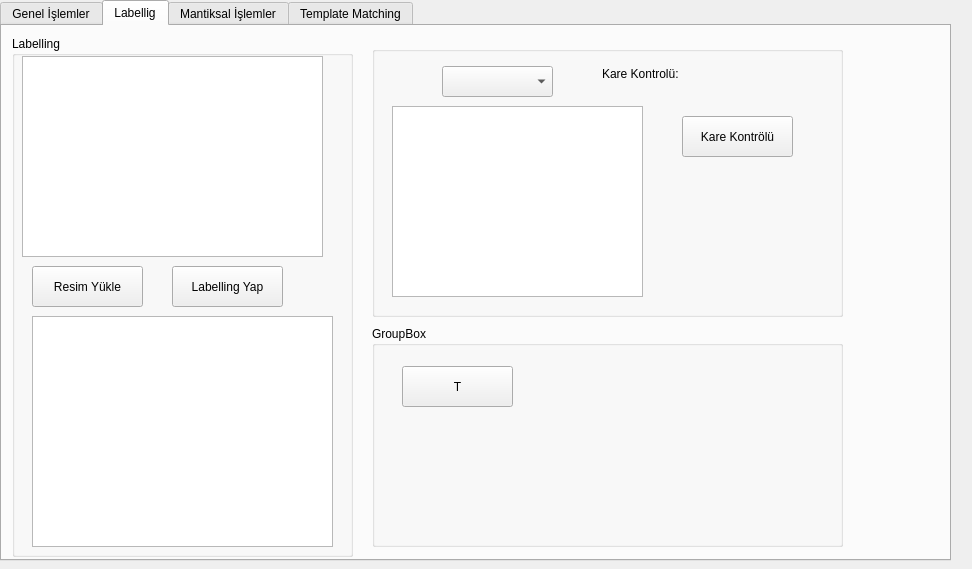
<?xml version="1.0" encoding="UTF-8"?>
<ui version="4.0">
 <class>Form</class>
 <widget class="QWidget" name="Form">
  <property name="geometry">
   <rect>
    <x>0</x>
    <y>0</y>
    <width>972</width>
    <height>569</height>
   </rect>
  </property>
  <property name="windowTitle">
   <string>Form</string>
  </property>
  <widget class="QTabWidget" name="tabWidget">
   <property name="geometry">
    <rect>
     <x>0</x>
     <y>0</y>
     <width>951</width>
     <height>561</height>
    </rect>
   </property>
   <property name="currentIndex">
    <number>1</number>
   </property>
   <widget class="QWidget" name="tab">
    <attribute name="title">
     <string>Genel İşlemler</string>
    </attribute>
    <widget class="QGraphicsView" name="resim_goster1">
     <property name="geometry">
      <rect>
       <x>10</x>
       <y>10</y>
       <width>301</width>
       <height>261</height>
      </rect>
     </property>
    </widget>
    <widget class="QGroupBox" name="groupBox">
     <property name="geometry">
      <rect>
       <x>320</x>
       <y>40</y>
       <width>271</width>
       <height>181</height>
      </rect>
     </property>
     <property name="title">
      <string>Temel İşlemler</string>
     </property>
     <widget class="QPushButton" name="btn_gray">
      <property name="geometry">
       <rect>
        <x>20</x>
        <y>20</y>
        <width>121</width>
        <height>31</height>
       </rect>
      </property>
      <property name="text">
       <string>Gray Resme Dönüştür</string>
      </property>
     </widget>
     <widget class="QPushButton" name="btn_binary">
      <property name="geometry">
       <rect>
        <x>20</x>
        <y>50</y>
        <width>121</width>
        <height>31</height>
       </rect>
      </property>
      <property name="text">
       <string>Binary Resme Dönüştür</string>
      </property>
     </widget>
     <widget class="QComboBox" name="combo_rotate">
      <property name="geometry">
       <rect>
        <x>140</x>
        <y>50</y>
        <width>121</width>
        <height>31</height>
       </rect>
      </property>
      <item>
       <property name="text">
        <string>30</string>
       </property>
      </item>
      <item>
       <property name="text">
        <string>45</string>
       </property>
      </item>
      <item>
       <property name="text">
        <string>60</string>
       </property>
      </item>
      <item>
       <property name="text">
        <string>90</string>
       </property>
      </item>
      <item>
       <property name="text">
        <string>180</string>
       </property>
      </item>
      <item>
       <property name="text">
        <string>270</string>
       </property>
      </item>
     </widget>
     <widget class="QLineEdit" name="txt_en">
      <property name="geometry">
       <rect>
        <x>40</x>
        <y>90</y>
        <width>91</width>
        <height>20</height>
       </rect>
      </property>
     </widget>
     <widget class="QLineEdit" name="txt_boy">
      <property name="geometry">
       <rect>
        <x>140</x>
        <y>90</y>
        <width>91</width>
        <height>20</height>
       </rect>
      </property>
     </widget>
     <widget class="QPushButton" name="btn_resize">
      <property name="geometry">
       <rect>
        <x>100</x>
        <y>120</y>
        <width>75</width>
        <height>23</height>
       </rect>
      </property>
      <property name="text">
       <string>Resize Et</string>
      </property>
     </widget>
     <widget class="QLabel" name="lbl_resize">
      <property name="geometry">
       <rect>
        <x>20</x>
        <y>160</y>
        <width>191</width>
        <height>16</height>
       </rect>
      </property>
      <property name="text">
       <string>Resize İşlemi Başarısı:</string>
      </property>
     </widget>
     <widget class="QPushButton" name="btn_piksel">
      <property name="geometry">
       <rect>
        <x>140</x>
        <y>20</y>
        <width>121</width>
        <height>31</height>
       </rect>
      </property>
      <property name="text">
       <string>Pikselleri Göster</string>
      </property>
     </widget>
    </widget>
    <widget class="QGroupBox" name="groupBox_2">
     <property name="geometry">
      <rect>
       <x>320</x>
       <y>220</y>
       <width>271</width>
       <height>61</height>
      </rect>
     </property>
     <property name="title">
      <string>Filtreleme İşlemleri</string>
     </property>
     <widget class="QComboBox" name="combo_filter">
      <property name="geometry">
       <rect>
        <x>30</x>
        <y>20</y>
        <width>171</width>
        <height>22</height>
       </rect>
      </property>
      <item>
       <property name="text">
        <string>Canny</string>
       </property>
      </item>
      <item>
       <property name="text">
        <string>Sobel</string>
       </property>
      </item>
      <item>
       <property name="text">
        <string>Prewit</string>
       </property>
      </item>
     </widget>
    </widget>
    <widget class="QGraphicsView" name="resim_goster2">
     <property name="geometry">
      <rect>
       <x>610</x>
       <y>10</y>
       <width>301</width>
       <height>261</height>
      </rect>
     </property>
    </widget>
    <widget class="QPushButton" name="btn_ryukle">
     <property name="geometry">
      <rect>
       <x>360</x>
       <y>0</y>
       <width>201</width>
       <height>31</height>
      </rect>
     </property>
     <property name="text">
      <string>Resim Yükle</string>
     </property>
    </widget>
    <widget class="QGroupBox" name="groupBox_3">
     <property name="geometry">
      <rect>
       <x>10</x>
       <y>280</y>
       <width>471</width>
       <height>251</height>
      </rect>
     </property>
     <property name="title">
      <string>Histogram İşlemleri</string>
     </property>
     <widget class="QPushButton" name="btn_hist_goster">
      <property name="geometry">
       <rect>
        <x>20</x>
        <y>30</y>
        <width>141</width>
        <height>31</height>
       </rect>
      </property>
      <property name="text">
       <string>Histogram Grafiğini Göster</string>
      </property>
     </widget>
     <widget class="QPushButton" name="btn_hist_esitle">
      <property name="geometry">
       <rect>
        <x>20</x>
        <y>70</y>
        <width>141</width>
        <height>31</height>
       </rect>
      </property>
      <property name="text">
       <string>Histogram Eşitle</string>
      </property>
     </widget>
     <widget class="QGraphicsView" name="resim_goster3">
      <property name="geometry">
       <rect>
        <x>180</x>
        <y>10</y>
        <width>281</width>
        <height>231</height>
       </rect>
      </property>
     </widget>
     <widget class="QLabel" name="label">
      <property name="geometry">
       <rect>
        <x>20</x>
        <y>110</y>
        <width>91</width>
        <height>41</height>
       </rect>
      </property>
      <property name="text">
       <string>Benzerlik Oranı:</string>
      </property>
     </widget>
     <widget class="QLabel" name="label_2">
      <property name="geometry">
       <rect>
        <x>100</x>
        <y>120</y>
        <width>61</width>
        <height>21</height>
       </rect>
      </property>
      <property name="text">
       <string/>
      </property>
     </widget>
     <widget class="QPushButton" name="btn_hist_benzerlik">
      <property name="geometry">
       <rect>
        <x>20</x>
        <y>160</y>
        <width>131</width>
        <height>23</height>
       </rect>
      </property>
      <property name="text">
       <string>Histogram Benzerliği</string>
      </property>
     </widget>
    </widget>
    <widget class="QGroupBox" name="groupBox_4">
     <property name="geometry">
      <rect>
       <x>490</x>
       <y>290</y>
       <width>261</width>
       <height>231</height>
      </rect>
     </property>
     <property name="title">
      <string>Gürültü Oluştur</string>
     </property>
     <widget class="QLabel" name="lbl_mse">
      <property name="geometry">
       <rect>
        <x>10</x>
        <y>20</y>
        <width>121</width>
        <height>21</height>
       </rect>
      </property>
      <property name="text">
       <string>mse benzerlik oranı:</string>
      </property>
     </widget>
     <widget class="QLabel" name="lbl_psnr">
      <property name="geometry">
       <rect>
        <x>10</x>
        <y>120</y>
        <width>121</width>
        <height>16</height>
       </rect>
      </property>
      <property name="text">
       <string>psnr benzerlik oranı:</string>
      </property>
     </widget>
     <widget class="QLabel" name="lbl_ssim">
      <property name="geometry">
       <rect>
        <x>10</x>
        <y>70</y>
        <width>121</width>
        <height>16</height>
       </rect>
      </property>
      <property name="text">
       <string>ssim benzerlik oranı:</string>
      </property>
     </widget>
     <widget class="QPushButton" name="btn_benzerlik">
      <property name="geometry">
       <rect>
        <x>10</x>
        <y>190</y>
        <width>131</width>
        <height>23</height>
       </rect>
      </property>
      <property name="text">
       <string>Benzerlik Hesapla</string>
      </property>
     </widget>
     <widget class="QLabel" name="lbl1">
      <property name="geometry">
       <rect>
        <x>40</x>
        <y>40</y>
        <width>46</width>
        <height>13</height>
       </rect>
      </property>
      <property name="text">
       <string>TextLabel</string>
      </property>
     </widget>
     <widget class="QLabel" name="lbl2">
      <property name="geometry">
       <rect>
        <x>40</x>
        <y>90</y>
        <width>46</width>
        <height>13</height>
       </rect>
      </property>
      <property name="text">
       <string>TextLabel</string>
      </property>
     </widget>
     <widget class="QLabel" name="lbl3">
      <property name="geometry">
       <rect>
        <x>40</x>
        <y>150</y>
        <width>46</width>
        <height>13</height>
       </rect>
      </property>
      <property name="text">
       <string>TextLabel</string>
      </property>
     </widget>
     <widget class="QPushButton" name="btn_gurultu">
      <property name="geometry">
       <rect>
        <x>120</x>
        <y>100</y>
        <width>91</width>
        <height>41</height>
       </rect>
      </property>
      <property name="text">
       <string>Gürültü Yükle</string>
      </property>
     </widget>
     <widget class="QSlider" name="verticalSlider">
      <property name="geometry">
       <rect>
        <x>220</x>
        <y>20</y>
        <width>22</width>
        <height>160</height>
       </rect>
      </property>
      <property name="minimum">
       <number>0</number>
      </property>
      <property name="maximum">
       <number>60</number>
      </property>
      <property name="singleStep">
       <number>10</number>
      </property>
      <property name="tracking">
       <bool>true</bool>
      </property>
      <property name="orientation">
       <enum>Qt::Vertical</enum>
      </property>
     </widget>
     <widget class="QLabel" name="lbl_gurultu">
      <property name="geometry">
       <rect>
        <x>250</x>
        <y>190</y>
        <width>46</width>
        <height>13</height>
       </rect>
      </property>
      <property name="text">
       <string/>
      </property>
     </widget>
    </widget>
    <widget class="QGroupBox" name="groupBox_5">
     <property name="geometry">
      <rect>
       <x>760</x>
       <y>290</y>
       <width>141</width>
       <height>221</height>
      </rect>
     </property>
     <property name="title">
      <string>Eroison/Dilation</string>
     </property>
     <widget class="QRadioButton" name="radio_eroison">
      <property name="geometry">
       <rect>
        <x>20</x>
        <y>40</y>
        <width>81</width>
        <height>51</height>
       </rect>
      </property>
      <property name="text">
       <string>Eroison</string>
      </property>
     </widget>
     <widget class="QRadioButton" name="radio_dilation">
      <property name="geometry">
       <rect>
        <x>20</x>
        <y>90</y>
        <width>81</width>
        <height>61</height>
       </rect>
      </property>
      <property name="text">
       <string>Dilation</string>
      </property>
     </widget>
    </widget>
   </widget>
   <widget class="QWidget" name="tab_2">
    <attribute name="title">
     <string>Labellig</string>
    </attribute>
    <widget class="QGroupBox" name="groupBox_7">
     <property name="geometry">
      <rect>
       <x>10</x>
       <y>10</y>
       <width>341</width>
       <height>521</height>
      </rect>
     </property>
     <property name="title">
      <string>Labelling</string>
     </property>
     <widget class="QPushButton" name="r_yukle_labelling">
      <property name="geometry">
       <rect>
        <x>20</x>
        <y>230</y>
        <width>111</width>
        <height>41</height>
       </rect>
      </property>
      <property name="text">
       <string>Resim Yükle</string>
      </property>
     </widget>
     <widget class="QGraphicsView" name="r_goster_labelling1">
      <property name="geometry">
       <rect>
        <x>10</x>
        <y>20</y>
        <width>301</width>
        <height>201</height>
       </rect>
      </property>
     </widget>
     <widget class="QPushButton" name="btn_labelling">
      <property name="geometry">
       <rect>
        <x>160</x>
        <y>230</y>
        <width>111</width>
        <height>41</height>
       </rect>
      </property>
      <property name="text">
       <string>Labelling Yap</string>
      </property>
     </widget>
     <widget class="QGraphicsView" name="r_goster_labelling2">
      <property name="geometry">
       <rect>
        <x>20</x>
        <y>280</y>
        <width>301</width>
        <height>231</height>
       </rect>
      </property>
     </widget>
    </widget>
    <widget class="QGroupBox" name="groupBox_8">
     <property name="geometry">
      <rect>
       <x>370</x>
       <y>20</y>
       <width>471</width>
       <height>271</height>
      </rect>
     </property>
     <property name="title">
      <string/>
     </property>
     <widget class="QComboBox" name="combo_labelling">
      <property name="geometry">
       <rect>
        <x>70</x>
        <y>20</y>
        <width>111</width>
        <height>31</height>
       </rect>
      </property>
     </widget>
     <widget class="QGraphicsView" name="r_goster_labelling3">
      <property name="geometry">
       <rect>
        <x>20</x>
        <y>60</y>
        <width>251</width>
        <height>191</height>
       </rect>
      </property>
     </widget>
     <widget class="QLabel" name="lbl_kare_mi">
      <property name="geometry">
       <rect>
        <x>230</x>
        <y>20</y>
        <width>191</width>
        <height>16</height>
       </rect>
      </property>
      <property name="text">
       <string>Kare Kontrolü:</string>
      </property>
     </widget>
     <widget class="QPushButton" name="btn_karemi">
      <property name="geometry">
       <rect>
        <x>310</x>
        <y>70</y>
        <width>111</width>
        <height>41</height>
       </rect>
      </property>
      <property name="text">
       <string>Kare Kontrölü</string>
      </property>
     </widget>
    </widget>
    <widget class="QGroupBox" name="groupBox_9">
     <property name="geometry">
      <rect>
       <x>370</x>
       <y>300</y>
       <width>471</width>
       <height>221</height>
      </rect>
     </property>
     <property name="title">
      <string>GroupBox</string>
     </property>
     <widget class="QPushButton" name="btn_karemi_2">
      <property name="geometry">
       <rect>
        <x>30</x>
        <y>40</y>
        <width>111</width>
        <height>41</height>
       </rect>
      </property>
      <property name="text">
       <string>T</string>
      </property>
     </widget>
    </widget>
   </widget>
   <widget class="QWidget" name="tab_3">
    <attribute name="title">
     <string>Mantiksal İşlemler</string>
    </attribute>
    <widget class="QGraphicsView" name="r_goster_mantik1">
     <property name="geometry">
      <rect>
       <x>20</x>
       <y>10</y>
       <width>271</width>
       <height>251</height>
      </rect>
     </property>
    </widget>
    <widget class="QPushButton" name="r_yukle_mantik1">
     <property name="geometry">
      <rect>
       <x>80</x>
       <y>280</y>
       <width>121</width>
       <height>41</height>
      </rect>
     </property>
     <property name="text">
      <string>Birinci Resmi Seç</string>
     </property>
    </widget>
    <widget class="QPushButton" name="r_yukle_mantik2">
     <property name="geometry">
      <rect>
       <x>650</x>
       <y>280</y>
       <width>121</width>
       <height>41</height>
      </rect>
     </property>
     <property name="text">
      <string>Ikinci Resmi Seç</string>
     </property>
    </widget>
    <widget class="QComboBox" name="combo_mantik">
     <property name="geometry">
      <rect>
       <x>340</x>
       <y>60</y>
       <width>121</width>
       <height>41</height>
      </rect>
     </property>
     <item>
      <property name="text">
       <string>NOT</string>
      </property>
     </item>
     <item>
      <property name="text">
       <string>AND</string>
      </property>
     </item>
     <item>
      <property name="text">
       <string>OR</string>
      </property>
     </item>
     <item>
      <property name="text">
       <string>XOR</string>
      </property>
     </item>
    </widget>
    <widget class="QGraphicsView" name="r_goster_mantik2">
     <property name="geometry">
      <rect>
       <x>580</x>
       <y>10</y>
       <width>271</width>
       <height>251</height>
      </rect>
     </property>
    </widget>
    <widget class="QGraphicsView" name="r_goster_mantik3">
     <property name="geometry">
      <rect>
       <x>300</x>
       <y>120</y>
       <width>271</width>
       <height>241</height>
      </rect>
     </property>
    </widget>
   </widget>
   <widget class="QWidget" name="tab_4">
    <attribute name="title">
     <string>Template Matching</string>
    </attribute>
    <widget class="QComboBox" name="comboBox">
     <property name="geometry">
      <rect>
       <x>740</x>
       <y>310</y>
       <width>69</width>
       <height>22</height>
      </rect>
     </property>
    </widget>
    <widget class="QGroupBox" name="groupBox_6">
     <property name="geometry">
      <rect>
       <x>0</x>
       <y>0</y>
       <width>391</width>
       <height>491</height>
      </rect>
     </property>
     <property name="title">
      <string>Labelling</string>
     </property>
     <widget class="QGraphicsView" name="graphicsView">
      <property name="geometry">
       <rect>
        <x>20</x>
        <y>20</y>
        <width>301</width>
        <height>201</height>
       </rect>
      </property>
     </widget>
     <widget class="QPushButton" name="pushButton">
      <property name="geometry">
       <rect>
        <x>120</x>
        <y>240</y>
        <width>75</width>
        <height>23</height>
       </rect>
      </property>
      <property name="text">
       <string>Labelling Yap</string>
      </property>
     </widget>
     <widget class="QGraphicsView" name="graphicsView_3">
      <property name="geometry">
       <rect>
        <x>20</x>
        <y>270</y>
        <width>301</width>
        <height>201</height>
       </rect>
      </property>
     </widget>
    </widget>
   </widget>
  </widget>
 </widget>
 <resources/>
 <connections/>
</ui>
